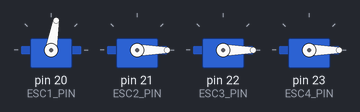
A sketch run on a simulated Arduino Mega 2560, built with avr-gcc and run on an emulated ATmega2560. Shown: 4 × servo. What the sketch prints to the serial monitor is not drawn.

Above: at 7.05 s.
At 9.0 s:
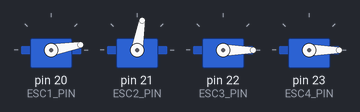
At 10.0 s:
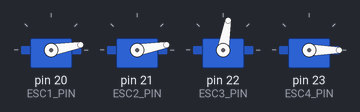
At 11.0 s:
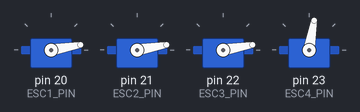
Timing chart, 0 to 12.2 s (numbered marks = the images above):
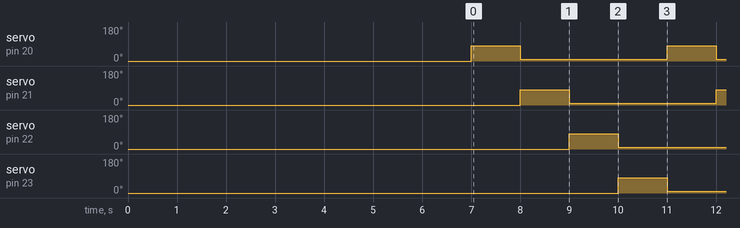

The sketch:

Quadrotor_Motor_Sweep.ino
```cpp
#include <Servo.h>
#define ESC1_PIN 20
#define ESC2_PIN 21
#define ESC3_PIN 22
#define ESC4_PIN 23

Servo esc1;
Servo esc2;
Servo esc3;
Servo esc4;

void setup()
{
	Serial.begin(56700);
	delay(4000);
	esc1.attach(ESC1_PIN);
	esc2.attach(ESC2_PIN);
	esc3.attach(ESC3_PIN);
	esc4.attach(ESC4_PIN);

	esc1.write(0);
	esc2.write(0);
	esc3.write(0);
	esc4.write(0);
	delay(3000);
	Serial.print("count ");

	Serial.println("Done Arming");


}

void loop()
{

	esc1.write(80);
	delay(1000);
	esc1.write(10);
	esc2.write(80);
	delay(1000);
	esc2.write(10);
	esc3.write(80);
	delay(1000);
	esc3.write(10);
	esc4.write(80);
	delay(1000);
	esc4.write(10);


	// Arming Code : It works for some reason!
	/*
	esc4.write(0);
	delay(1000);
	esc4.write(20);
	delay(1000);
	esc4.write(40);
	delay(1000);
	*/
}
```

Measured:
- by itself, servo on pin 20 (ESC1_PIN), servo on pin 21 (ESC2_PIN), servo on pin 22 (ESC3_PIN), servo on pin 23 (ESC4_PIN): alternates 80° for 1.0 s and 10° for 3.0 s
